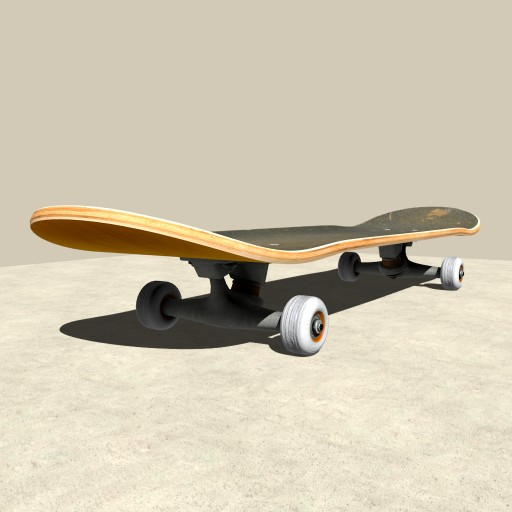
%> input picture Lab 4-A/image.jpg, 512 x 512 px
$ octave check.m   (GNU Octave 9; MATLAB toolbox functions it lacks are replaced by stand-ins)
%> lines starting %> are read from the running program, lines starting %| are printed output that depends on the picture; in (x1, y1, x2, y2) boxes, pixels count from 0 and x2, y2 are one past the last pixel; in counts of white or black regions, pixels touching at a corner belong together; the program's own positions count from 1
A=imread('image.jpg');
%> A is the input picture: size 512x512x3 uint8; mean R, G, B 206.3, 197.6, 176.9
B=rgb2gray(A);
B=imresize(B,[256,256]);
%> B: size 256x256 uint8
C=double(B);
H = fspecial('Gaussian',[5 5],0.7);
C = imfilter(C,H);
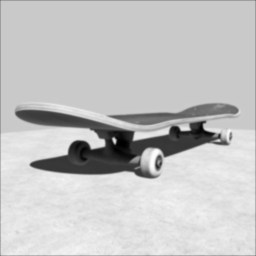
%> C: size 256x256 double; min 0.332, max 254.4, mean 197
for i=1:size(C,1)-2
    for j=1:size(C,2)-2
        Gx=((2*C(i+2,j+1)+C(i+2,j)+C(i+2,j+2))-(2*C(i,j+1)+C(i,j)+C(i,j+2)));
        Gy=((2*C(i+1,j+2)+C(i,j+2)+C(i+2,j+2))-(2*C(i+1,j)+C(i,j)+C(i+2,j)));
        B(i,j)=sqrt(Gx.^2+Gy.^2);

    end
end
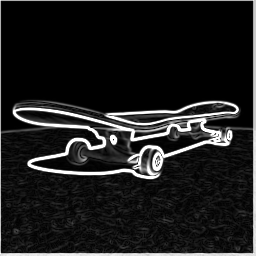
%> B: size 256x256 uint8; min 0, max 255, mean 29.6
%imshow(B);
%title('Sobel');
Thresh=100;
B=max(B,Thresh);
B(B==round(Thresh))=0;
B=uint8(B);
figure,imshow(~B);title('Edge detected Image by sobel');
%> after `imshow(~B)`:
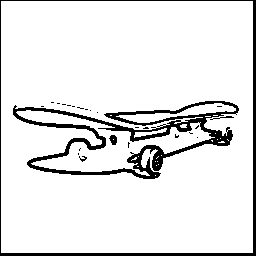
%> displayed picture: size 256x256 logical; 90.5% white; 25 black regions (20 under 20 px), largest, box (x1, y1, x2, y2) and area: (13, 101, 239, 179) 4016, (0, 0, 256, 256) 2032, (109, 135, 117, 145) 58, (210, 116, 234, 120) 30, (79, 156, 87, 162) 22
N(1:256,1:256)=0;
O(1:256,1:256)=0
for i=1:254;
    for j=1:254;
        N(i,j)=-1*C(i,j)-1*C(i,j+1)-1*C(i,j+2)+0+0+0+1*C(i+2,j)+1*C(i+2,j+1)+1*C(i+2,j+2);
        O(i,j)=1*C(i,j)+0-1*C(i,j+2)+1*C(i+2,j)+0-1*C(i+2,j+2)-1*C(i+2,j+1)+0+1*C(i,j+1);
    end;
end;
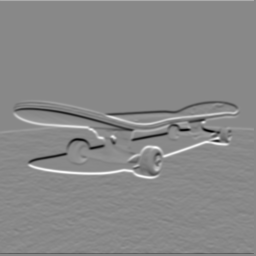
%> N: size 256x256 double; min -511.3, max 441.8, mean 0.5; drawn with min black and max white
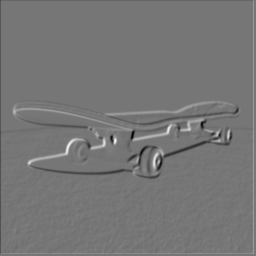
%> O: size 256x256 double; min -324.8, max 373.4, mean -0.2; drawn with min black and max white
O=im2double(O);
N=im2double(N);
%N=imresize(N,[256,256]);
%O=imresize(O,[256,256]);
I2=N+O;
% [4 lines of commented-out code are left out]
I2=max(I2,Thresh);
I2(I2==round(Thresh))=0;
I2=uint8(I2);
%> I2: size 256x256 uint8
figure,imshow(~I2);title('Edge detected Image by prewitt');
N(1:256,1:256)=0;
%> N: size 256x256 double; every value is 0
for i=1:254;
    for j=1:254;
        N(i,j)=-4*C(i+1,j+1)+C(i,j+1)+C(i+1,j)+C(i+2,j+1)+C(i+1,j+2);
    end;
end;
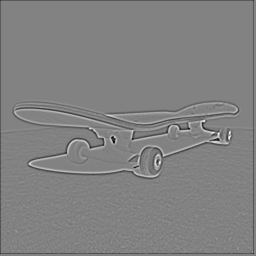
%> N: size 256x256 double; min -131.6, max 126.1, mean -0.7; drawn with min black and max white
%figure,
%imshow(N);
I2=(~I2);
B=(~B);
S=I2-B;
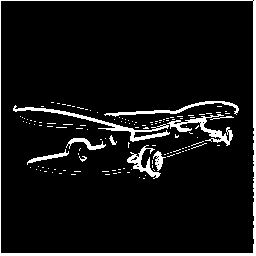
%> S: size 256x256 double; values 0 (black) and 1 (white), 7.5% white; 130 white regions (119 under 20 px), largest, box (x1, y1, x2, y2) and area: (0, 0, 256, 256) 1985, (13, 105, 170, 142) 719, (167, 114, 233, 146) 524
figure,
imshow(S);
figure,
[M,N]=size(S);
%> M = 256; N = 256

t=1:256;
n=0:255;
count=0;
c2=0;
%> (the run ends here)
